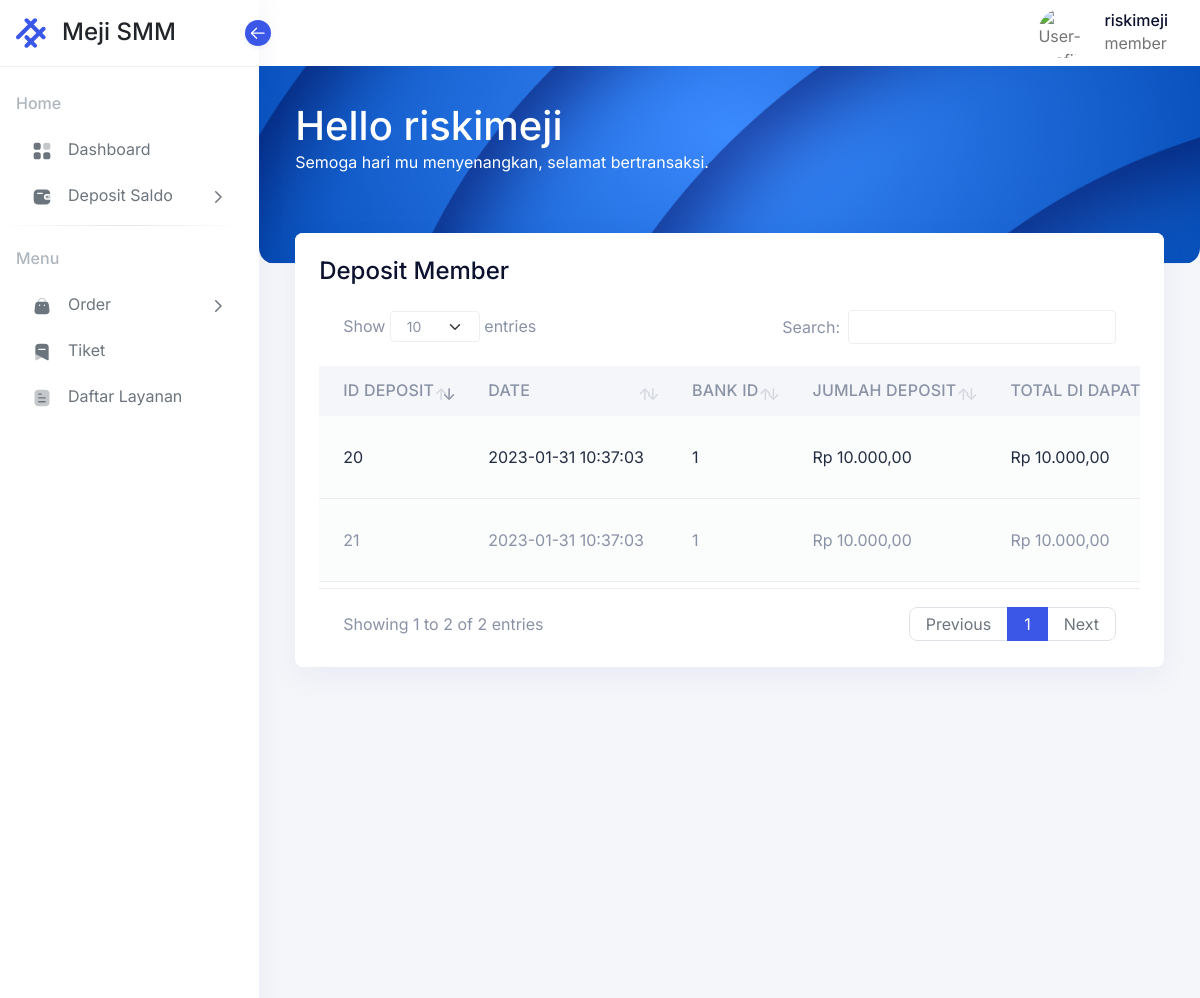
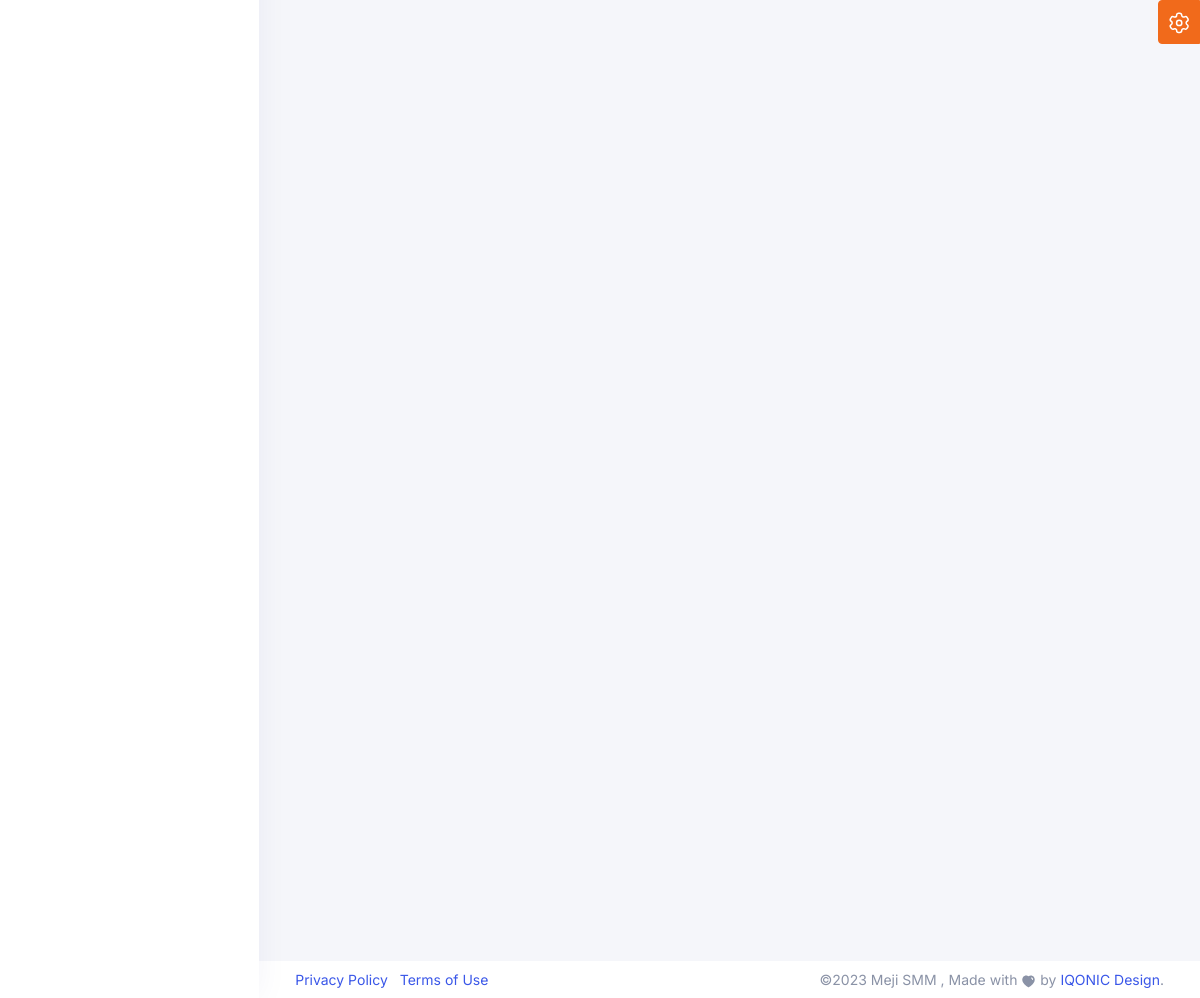
The app's page /dashboard/riwayat_deposit.php (signed in) with its own data (2 pictures, top to bottom).
### tables this page shows
CREATE TABLE `deposit` (
  `id` int(11) NOT NULL,
  `date` datetime DEFAULT NULL,
  `bank_id` int(11) NOT NULL,
  `user_id` int(11) NOT NULL,
  `jumlah_deposit` double NOT NULL,
  `total_didapat` double NOT NULL,
  `bukti_tf` varchar(255) DEFAULT NULL,
  `status` varchar(255) NOT NULL
);

### dashboard/riwayat_deposit.php (the view, shortened to what this page needs)
<?php
include '../mainconfig.php';
$username = $_SESSION['username'];
$user = mysqli_query($conn, "SELECT * FROM users where username = '$username'");
$array = mysqli_fetch_array($user);
$id_user = $array['id'];
?>
<!doctype html>
<html lang="en" dir="ltr">
  <head>
      <link rel="stylesheet" href="../assets/css/core/libs.min.css" />
      <link rel="stylesheet" href="../assets/vendor/aos/dist/aos.css" />
      <link rel="stylesheet" href="../assets/css/hope-ui.min.css?v=1.2.0" />
      <link rel="stylesheet" href="../assets/css/custom.min.css?v=1.2.0" />
      <link rel="stylesheet" href="../assets/css/dark.min.css"/>
      <link rel="stylesheet" href="../assets/css/customizer.min.css" />
      <link rel="stylesheet" href="../assets/css/rtl.min.css"/>
  </head>
  <body class="  ">
    <?php
    include '../dashboard/lib/sidebar.php';
    ?>
    <main class="main-content">
    <?php
    include '../dashboard/lib/header.php';
    ?>
     <div class="conatiner-fluid content-inner mt-n5 py-0">
   <div class="row">
      <div class="col-sm-12">
         <div class="card">
            <div class="card-header d-flex justify-content-between">
               <div class="header-title">
                  <h4 class="card-title">Deposit Member</h4>
               </div>
            </div>
            <div class="card-body">
               <div class="table-responsive">
                  <table id="test" class="table table-striped" data-toggle="data-table">
                     <thead>
                        <tr>
                           <th>ID Deposit</th>
                           <th>Date</th>
                           <th>Bank Id</th>
                           <th>Jumlah Deposit</th>
                           <th>Total di Dapat</th>
                        </tr>
                     </thead>
                     <tbody>
                     <?php
                     $data = mysqli_query($conn, "SELECT * FROM deposit where user_id = '$id_user'");
                    while($row = mysqli_fetch_array($data)){
                        ?>
                        <tr>
                        <td><?php echo $row['id']?></td>
                        <td><?php echo $row['date']?></td>
                        <td><?php echo $row['bank_id']?></td>
                        <td><?php echo "Rp " . number_format($row['jumlah_deposit'],2,',','.');?></td>
                        <td><?php echo "Rp " . number_format($row['total_didapat'],2,',','.');?></td>
                        </tr>
                        <?php
                    }
                        ?>
                     </tbody>
                  </table>
               </div>
            </div>
         </div>
      </div>
   </div>
      </div>
      <?php
     include '../dashboard/lib/footer.php';
      ?>
  </body>
</html>

### records on screen
deposit: id "20", date "2023-01-31 10:37:03", bank "1", jumlah_deposit "10.000,00", total_didapat "10.000,00"
deposit: id "21", date "2023-01-31 10:37:03", bank "1", jumlah_deposit "10.000,00", total_didapat "10.000,00"

### other values on screen
$_SESSION['username'] "riskimeji"
$_SESSION['level'] "member"
